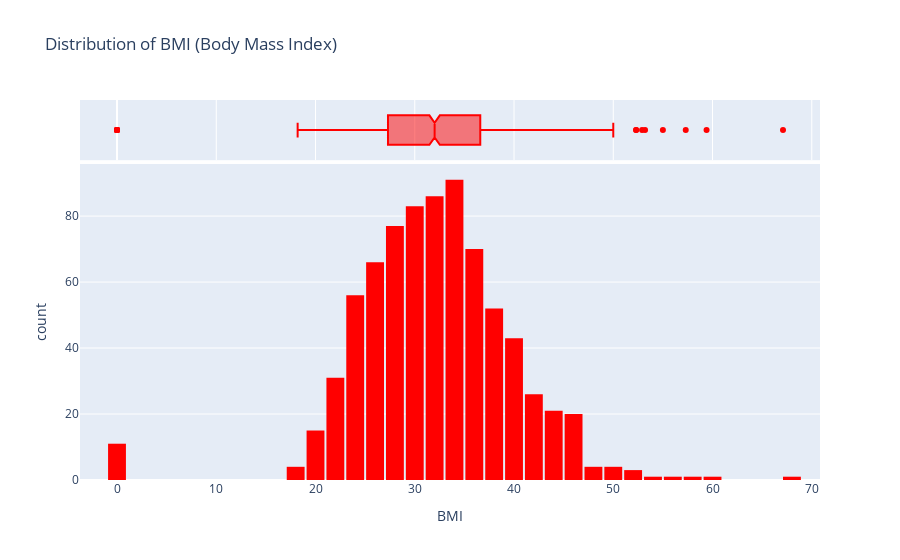

Notebook code for this chart:
### Markdown cell above
The Body Mass index is almost Normally Distributed  \
Looks Little Bit Right Skewed

### Code cell
fig = px.histogram(diabetes_df, 
                   x='BMI', 
                   marginal='box', 
                   color_discrete_sequence=['red'], 
                   title='Distribution of BMI (Body Mass Index)')
fig.update_layout(bargap=0.1)
fig.show()

### Figure 1 — Plotly figure (JSON) as saved in the notebook; plotly's stock layout.template omitted (floating-point values rounded to 4 significant figures; data arrays with more than 128 entries replaced by an {"elided": "..."} marker saying what was removed)
{"data": [{"alignmentgroup": "True", "bingroup": "x", "hovertemplate": "BMI=%{x}<br>count=%{y}<extra></extra>", "legendgroup": "", "marker": {"color": "red", "pattern": {"shape": ""}}, "name": "", "offsetgroup": "", "orientation": "v", "showlegend": false, "type": "histogram", "x": {"elided": "768 float values"}, "xaxis": "x", "yaxis": "y"}, {"alignmentgroup": "True", "hovertemplate": "BMI=%{x}<extra></extra>", "legendgroup": "", "marker": {"color": "red"}, "name": "", "notched": true, "offsetgroup": "", "showlegend": false, "type": "box", "x": {"elided": "768 float values"}, "xaxis": "x2", "yaxis": "y2"}], "layout": {"bargap": 0.1, "barmode": "relative", "legend": {"tracegroupgap": 0}, "title": {"text": "Distribution of BMI (Body Mass Index)"}, "xaxis": {"anchor": "y", "domain": [0, 1], "title": {"text": "BMI"}}, "xaxis2": {"anchor": "y2", "domain": [0, 1], "matches": "x", "showgrid": true, "showticklabels": false}, "yaxis": {"anchor": "x", "domain": [0, 0.8316], "title": {"text": "count"}}, "yaxis2": {"anchor": "x2", "domain": [0.8416, 1], "matches": "y2", "showgrid": false, "showline": false, "showticklabels": false, "ticks": ""}}}
